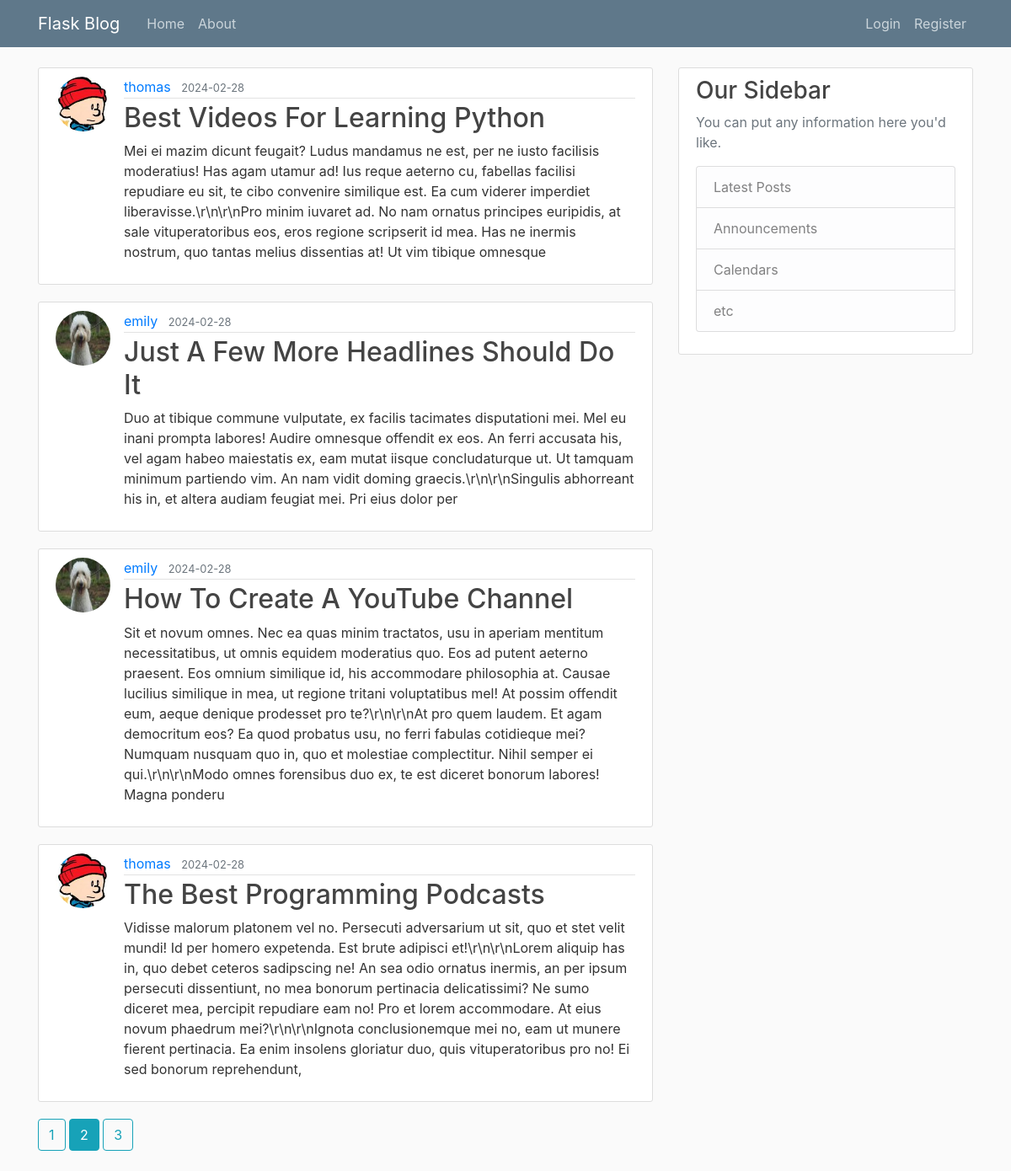
The page /home?page=2 on the database its author committed.
### flaskblog/models.py (models this page shows, shortened)
class Post(db.Model):
	id = db.Column(db.Integer, primary_key = True)
	user_id = db.Column(db.Integer, db.ForeignKey('user.id'), nullable = False)
	title = db.Column(db.String(100), nullable = False)
	date_posted = db.Column(db.DateTime, nullable = False, default = datetime.utcnow)
	content = db.Column(db.Text, nullable = False)

class User(db.Model, UserMixin):
	id = db.Column(db.Integer, primary_key = True)
	username = db.Column(db.String(20), unique = True, nullable = False)
	email = db.Column(db.String(120), unique = True, nullable = False)
	img_file = db.Column(db.String(20), nullable = False, default = 'default.jpg')
	password = db.Column(db.String(60), nullable = False)
	posts = db.relationship('Post', backref = 'author', lazy = True)

### flaskblog/routes.py (the view)
@app.route("/")
@app.route("/home")
def home():
	page = request.args.get('page', 1, type = int)
	posts = Post.query.order_by(Post.date_posted.desc()).paginate(page = page, per_page=4)
	return render_template('home.html', posts = posts)

### flaskblog/templates/home.html
{% extends "layout.html" %}
{% block content %}
	{% for post in posts.items %}
		<article class="media content-section">
			<img class="rounded-circle article-img" src="{{ url_for('static', filename='profile_pics/' + post.author.img_file) }}">
			<div class="media-body">
				<div class="article-metadata">
					<a class="mr-2" href="#">{{ post.author.username }}</a>
					<small class="text-muted">{{ post.date_posted.strftime('%Y-%m-%d') }}</small>
				</div>
				<h2><a class="article-title" href="{{ url_for('post', post_id=post.id) }}">{{ post.title }}</a></h2>
				<p class="article-content">{{ post.content }}</p>
			</div>
		</article>
	{% endfor %}
	{% for page_num in posts.iter_pages(left_edge = 1, right_edge = 1, left_current = 1, right_current=2) %}
		{% if page_num %}
			{% if posts.page == page_num %}
				<a class="btn btn-info mb-4" href="{{ url_for('home', page = page_num)}}">{{ page_num }}</a>
			{% else %}
				<a class="btn btn-outline-info mb-4" href="{{ url_for('home', page = page_num)}}">{{ page_num }}</a>
			{% endif %}
		{% else %}
			...
		{% endif %}
	{% endfor %}
{% endblock content %}

### flaskblog/static/main.css (style rules this page uses)
body { background: #fafafa; color: #333333; margin-top: 5rem; }
h1, h2, h3, h4, h5, h6 { color: #444444; }
.content-section { background: #ffffff; padding: 10px 20px; border: 1px solid #dddddd; border-radius: 3px; margin-bottom: 20px; }
.article-title { color: #444444; }
.article-content { white-space: pre-line; }
.article-img { height: 65px; width: 65px; margin-right: 16px; }
.article-metadata { padding-bottom: 1px; margin-bottom: 4px; border-bottom: 1px solid #e3e3e3 }

### rows shown on the page
Post: img_file (picture), author.username "thomas", date_posted "2024-02-28", title "Best Videos For Learning Python", content "Mei ei mazim dicunt feugait? Ludus mandamus ne est, per ne iusto facilisis moderatius! Has agam utamur ad! Ius reque aeterno cu, fabellas facilisi repudiare eu sit, te cibo convenire similique est. Ea cum viderer imperdiet liberavisse.\\r\\n\\r\\nPro minim iuvaret ad. No nam ornatus principes euripidis, at sale vituperatoribus eos, eros regione scripserit id mea. Has ne inermis nostrum, quo tantas melius dissentias at! Ut vim tibique omnesque"
Post: img_file (picture), author.username "emily", date_posted "2024-02-28", title "Just A Few More Headlines Should Do It", content "Duo at tibique commune vulputate, ex facilis tacimates disputationi mei. Mel eu inani prompta labores! Audire omnesque offendit ex eos. An ferri accusata his, vel agam habeo maiestatis ex, eam mutat iisque concludaturque ut. Ut tamquam minimum partiendo vim. An nam vidit doming graecis.\\r\\n\\r\\nSingulis abhorreant his in, et altera audiam feugiat mei. Pri eius dolor per"
Post: img_file (picture), author.username "emily", date_posted "2024-02-28", title "How To Create A YouTube Channel", content "Sit et novum omnes. Nec ea quas minim tractatos, usu in aperiam mentitum necessitatibus, ut omnis equidem moderatius quo. Eos ad putent aeterno praesent. Eos omnium similique id, his accommodare philosophia at. Causae lucilius similique in mea, ut regione tritani voluptatibus mel! At possim offendit eum, aeque denique prodesset pro te?\\r\\n\\r\\nAt pro quem laudem. Et agam democritum eos? Ea quod probatus usu, no ferri fabulas cotidieque mei? Numquam nusquam quo in, quo et molestiae complectitur. Nihil semper ei qui.\\r\\n\\r\\nModo omnes forensibus duo ex, te est diceret bonorum labores! Magna ponderu"
Post: img_file (picture), author.username "thomas", date_posted "2024-02-28", title "The Best Programming Podcasts", content "Vidisse malorum platonem vel no. Persecuti adversarium ut sit, quo et stet velit mundi! Id per homero expetenda. Est brute adipisci et!\\r\\n\\r\\nLorem aliquip has in, quo debet ceteros sadipscing ne! An sea odio ornatus inermis, an per ipsum persecuti dissentiunt, no mea bonorum pertinacia delicatissimi? Ne sumo diceret mea, percipit repudiare eam no! Pro et lorem accommodare. At eius novum phaedrum mei?\\r\\n\\r\\nIgnota conclusionemque mei no, eam ut munere fierent pertinacia. Ea enim insolens gloriatur duo, quis vituperatoribus pro no! Ei sed bonorum reprehendunt,"

### other values the page prints
{{ page_num }} "1" "3"
{{ page_num }} "2"
